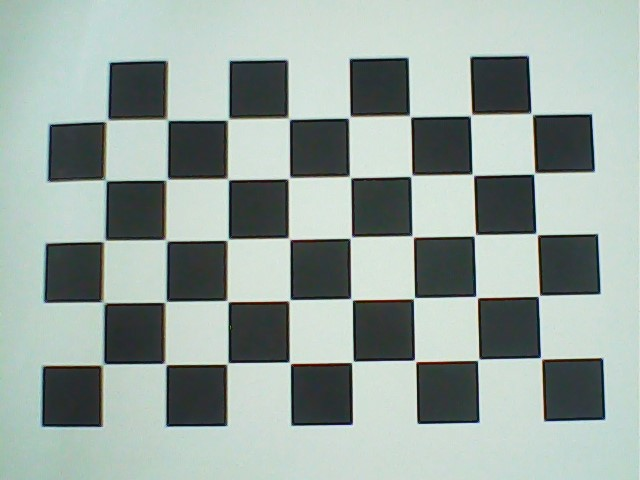
#> input picture chessboard_images/WIN_20240607_12_01_14_Pro.jpg, 640 x 480 px; its folder holds only this picture in this run
$ python camera_calibration.py
#> lines starting #> are read from the running program, lines starting #| are printed output that depends on the picture; after the words box and inside, x2 and y2 are one past the last pixel; in counts of white or black regions, pixels touching at a corner belong together
import os
import numpy as np
import cv2
import pickle

################ FIND CHESSBOARD CORNERS - OBJECT POINTS AND IMAGE POINTS #############################

chessboardSize = (8,5)

# termination criteria
criteria = (cv2.TERM_CRITERIA_EPS + cv2.TERM_CRITERIA_MAX_ITER, 30, 0.001)


# prepare object points, like (0,0,0), (1,0,0), (2,0,0) ....,(6,5,0)
objp = np.zeros((chessboardSize[0] * chessboardSize[1], 3), np.float32)
objp[:,:2] = np.mgrid[0:chessboardSize[0],0:chessboardSize[1]].T.reshape(-1,2)

size_of_chessboard_squares_mm = 13
objp = objp * size_of_chessboard_squares_mm


# Arrays to store object points and image points from all the images.
objpoints = [] # 3d point in real world space
imgpoints = [] # 2d points in image plane.

parent_dir='chessboard_images/'
images = os.listdir(parent_dir)


for image in images:
    # img= cv.imread("new_chessboard_images/WIN_20240607_11_39_48_Pro.jpg")
    # img= cv.imread("C:\camera_computer_vision\corrected_chessboard_images\IMG20240601210906_2.jpg")
    img = cv2.imread(os.path.join(parent_dir,image))
#> img is the input picture: shape (480, 640, 3); mean B, G, R 159.4, 165.1, 151.8
    gray = cv2.cvtColor(img, cv2.COLOR_BGR2GRAY)
    frameSize = gray.shape
#> frameSize = (480, 640)
    # n1=cv.imwrite("chessboard_images/check12.jpg",gray)
    # # Find the chess board corners
    ret, corners = cv2.findChessboardCorners(gray, chessboardSize,None,)
#> ret = True; corners = 40 rows, first 8: [540.1, 357.3], [479.4, 358.5], [414.2, 359.3], [353.5, 360.7], [290.8, 363.9], [228.5, 362.4], [166.8, 364.8], [104, 366]
    print(f"{image}: {ret}: Framesize: {frameSize}")
#| WIN_20240607_12_01_14_Pro.jpg: True: Framesize: (480, 640)
    # If found, add object points, image points (after refining them)
    if ret is True:
        objpoints.append(objp)
        corners2 = cv2.cornerSubPix(gray, corners, (11,11), (-1,-1), criteria)
#> corners2 = 40 rows, first 8: [541.2, 358.4], [478.3, 359.7], [415.2, 360.8], [352.4, 361.8], [289.8, 362.7], [227.4, 363.5], [165.3, 364], [102.9, 364.4]
        imgpoints.append(corners)

        # Draw and display the corners
        cv2.drawChessboardCorners(img, chessboardSize, corners2, ret)
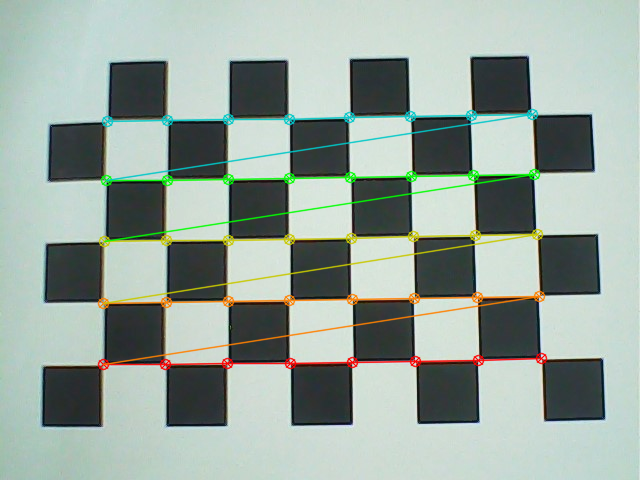
#> img: shape (480, 640, 3); 4.86% of pixels changed, all inside (x1, y1, x2, y2) = (97, 108, 548, 371)
        if os.path.exists("drawn_chessboard/") is False:
            os.makedirs("drawn_chessboard/")
        # cv2.imshow(f'{image}', img)  #to showcase the drawn chessboard
        cv2.imwrite(os.path.join("drawn_chessboard", image), img)
        cv2.waitKey(1000)

############## CALIBRATION #######################################################

ret, cameraMatrix, dist, rvecs, tvecs = cv2.calibrateCamera(objpoints, imgpoints, frameSize, None, None)
#> ret = 0.2; cameraMatrix = [[3413.1, 0, 260.6], [0, 3992.8, 353.9], [0, 0, 1]]; dist = [[0.891, -69.04, -0.0415, 0.00753, -1152.9]]; rvecs = ([0.026, 0.837, 3.02],); tvecs = ([58.09, 0.976, 709.2],)

#saving the output
if os.path.exists("Camera_Calibration_output/") is False:
    os.makedirs("Camera_Calibration_output/")
# Save the camera calibration result for later use (we won't worry about rvecs / tvecs)
pickle.dump((cameraMatrix, dist), open(os.path.join("Camera_Calibration_output","calibration.pkl"), "wb"))
pickle.dump(cameraMatrix, open(os.path.join("Camera_Calibration_output","cameraMatrix.pkl"), "wb"))
pickle.dump(dist, open(os.path.join("Camera_Calibration_output","dist.pkl"), "wb"))

$ run again, on chessboard_images/WIN_20240607_12_01_49_Pro.jpg
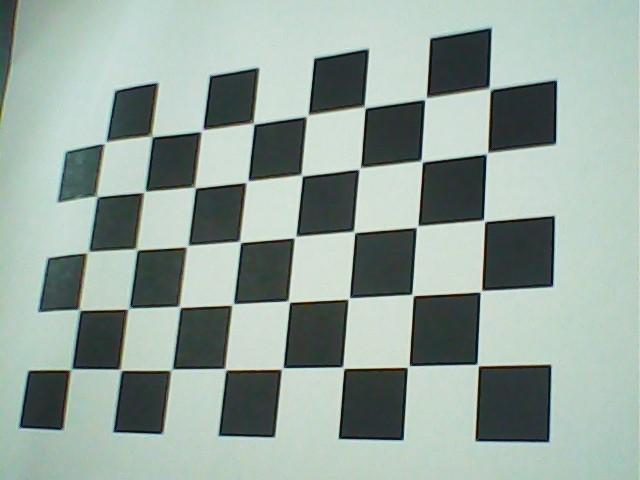
#> input picture chessboard_images/WIN_20240607_12_01_49_Pro.jpg, 640 x 480 px
#> img is the input picture: shape (480, 640, 3); mean B, G, R 156.3, 164.1, 148.5
#> `ret, corners = cv2.findChessboardCorners(gray, chessboardSize,None,)`: ret = True; corners = 40 rows, first 8: [477.2, 364.5], [408.5, 366.5], [343.1, 367.6], [282.4, 368.3], [225.4, 368.6], [172.4, 370.1], [122.9, 370], [71, 369.5]
#| WIN_20240607_12_01_49_Pro.jpg: True: Framesize: (480, 640)
#> corners2 = 40 rows, first 8: [477.6, 365.1], [408.3, 366.5], [343.4, 367.6], [282.4, 368.5], [225.4, 369.3], [171.5, 369.6], [120.7, 369.8], [70.92, 369.3]
#> `cv2.drawChessboardCorners(img, chessboardSize, corners2, ret)`:
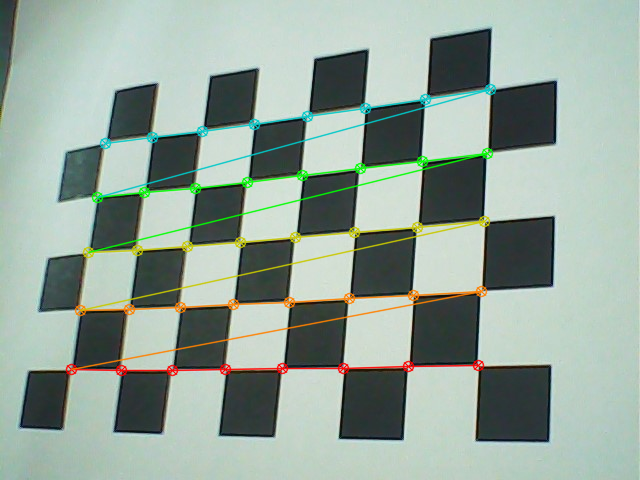
#> img: shape (480, 640, 3); 4.56% of pixels changed, all inside (x1, y1, x2, y2) = (65, 83, 497, 377)
#> `ret, cameraMatrix, dist, rvecs, tvecs = cv2.calibrateCamera(objpoints,..`: ret = 0.495; cameraMatrix = [[525.3, 0, 249.6], [0, 635.5, 587.8], [0, 0, 1]]; dist = [[0.151, -0.161, 0.0146, -0.0198, 0.075]]; rvecs = ([-0.442, -0.29, -2.98],); tvecs = ([44.44, -35.97, 101.6],)

$ run again, on chessboard_images/WIN_20240607_12_01_57_Pro.jpg
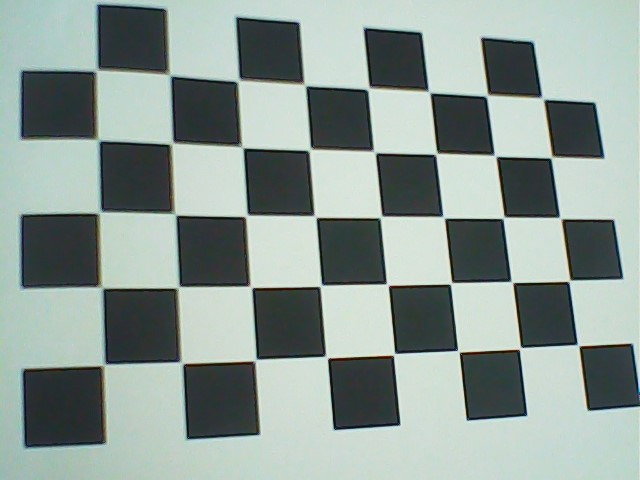
#> input picture chessboard_images/WIN_20240607_12_01_57_Pro.jpg, 640 x 480 px
#> img is the input picture: shape (480, 640, 3); mean B, G, R 149.2, 154.5, 141.1
#> `ret, corners = cv2.findChessboardCorners(gray, chessboardSize,None,)`: ret = True; corners = 40 rows, first 8: [579.3, 346.7], [519.1, 349.8], [457.2, 350.2], [393.2, 355.7], [327.9, 358.7], [255, 360], [181, 363], [104.5, 365]
#| WIN_20240607_12_01_57_Pro.jpg: True: Framesize: (480, 640)
#> corners2 = 40 rows, first 8: [578.1, 345.2], [519.9, 348.4], [458.4, 351.4], [394.1, 354.3], [326.6, 357.2], [255.6, 360.1], [181.9, 362.8], [104, 364.8]
#> `cv2.drawChessboardCorners(img, chessboardSize, corners2, ret)`:
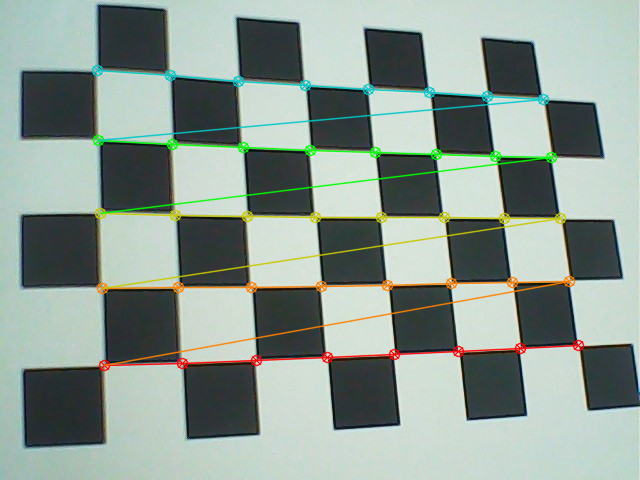
#> img: shape (480, 640, 3); 5.08% of pixels changed, all inside (x1, y1, x2, y2) = (91, 64, 585, 372)
#> `ret, cameraMatrix, dist, rvecs, tvecs = cv2.calibrateCamera(objpoints,..`: ret = 0.364; cameraMatrix = [[446.9, 0, 228.3], [0, 453.1, 374], [0, 0, 1]]; dist = [[0.0239, -0.0572, -0.015, 0.0117, 0.0305]]; rvecs = ([-0.273, 0.22, 3.07],); tvecs = ([68.75, -4.86, 90.2],)

$ run again, on chessboard_images/WIN_20240607_12_02_09_Pro.jpg
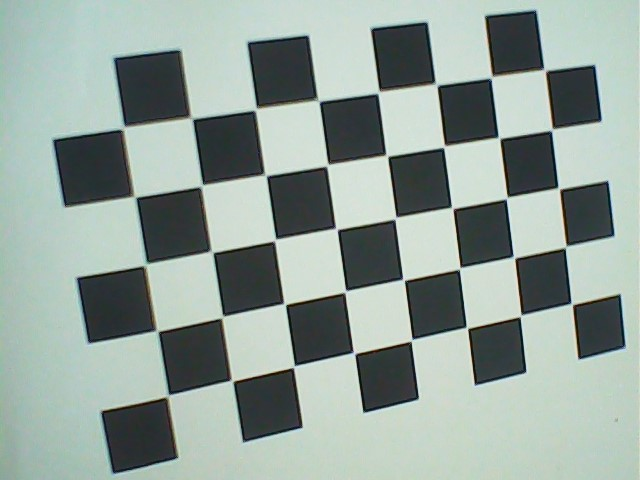
#> input picture chessboard_images/WIN_20240607_12_02_09_Pro.jpg, 640 x 480 px
#> img is the input picture: shape (480, 640, 3); mean B, G, R 153.8, 160.5, 146.5
#> `ret, corners = cv2.findChessboardCorners(gray, chessboardSize,None,)`: ret = True; corners = 40 rows, first 8: [570.7, 302.9], [520.8, 315.5], [467.7, 328.7], [411, 341.6], [354, 353], [293.2, 367.8], [233.3, 381.7], [167.7, 396]
#| WIN_20240607_12_02_09_Pro.jpg: True: Framesize: (480, 640)
#> corners2 = 40 rows, first 8: [571.7, 304.1], [520.5, 315.8], [466.9, 327.8], [411.6, 340.3], [354, 353.1], [293.9, 366.5], [232.2, 380.7], [168, 395.6]
#> `cv2.drawChessboardCorners(img, chessboardSize, corners2, ret)`:
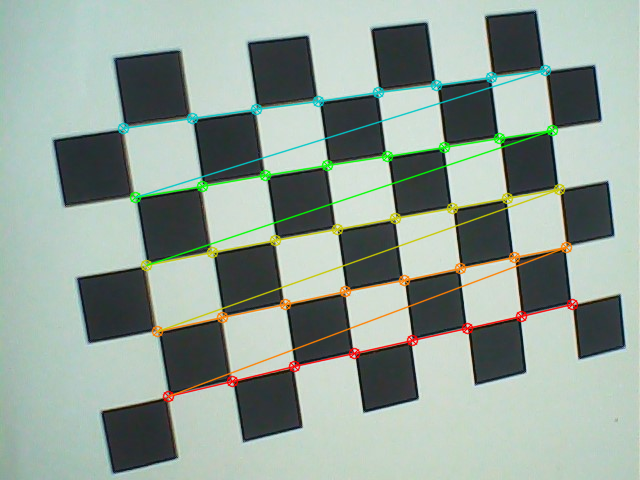
#> img: shape (480, 640, 3); 4.64% of pixels changed, all inside (x1, y1, x2, y2) = (117, 64, 579, 403)
#> `ret, cameraMatrix, dist, rvecs, tvecs = cv2.calibrateCamera(objpoints,..`: ret = 0.284; cameraMatrix = [[1660.5, 0, 205.4], [0, 1455.9, 389.3], [0, 0, 1]]; dist = [[0.253, -4.94, 0.00758, 0.0149, 22.63]]; rvecs = ([-0.749, -0.243, 2.85],); tvecs = ([71.37, -19.04, 327.1],)

$ run again, on chessboard_images/WIN_20240607_12_01_21_Pro.jpg
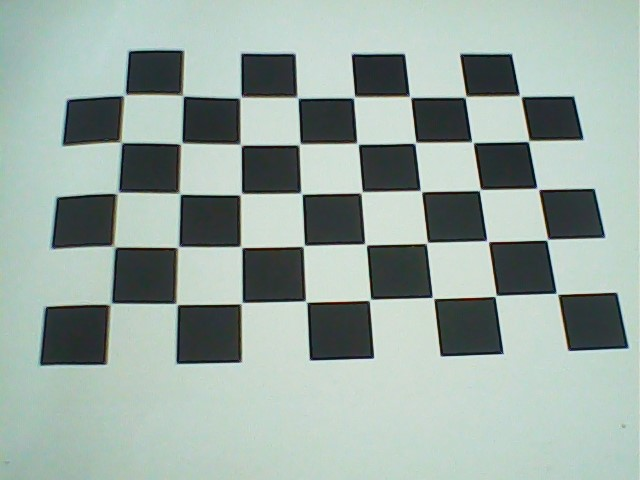
#> input picture chessboard_images/WIN_20240607_12_01_21_Pro.jpg, 640 x 480 px
#> img is the input picture: shape (480, 640, 3); mean B, G, R 162.1, 168.9, 153.4
#> `ret, corners = cv2.findChessboardCorners(gray, chessboardSize,None,)`: ret = True; corners = 40 rows, first 8: [555.9, 293], [494.8, 296.8], [431.9, 297.3], [368.6, 300.8], [305, 300.5], [240.2, 304], [177.8, 304.8], [112.4, 302.7]
#| WIN_20240607_12_01_21_Pro.jpg: True: Framesize: (480, 640)
#> corners2 = 40 rows, first 8: [557, 293.7], [495.6, 295.9], [433, 298], [370, 299.8], [306.2, 301.6], [241.6, 303.2], [176.7, 304.2], [110.7, 303.7]
#> `cv2.drawChessboardCorners(img, chessboardSize, corners2, ret)`:
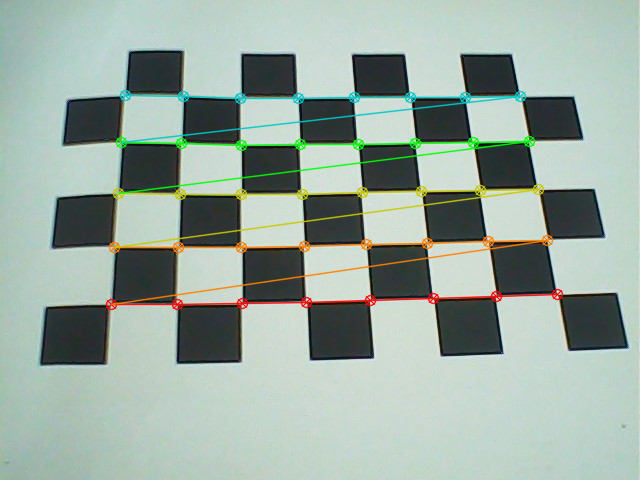
#> img: shape (480, 640, 3); 4.72% of pixels changed, all inside (x1, y1, x2, y2) = (105, 89, 564, 311)
#> `ret, cameraMatrix, dist, rvecs, tvecs = cv2.calibrateCamera(objpoints,..`: ret = 0.309; cameraMatrix = [[941, 0, 437.8], [0, 1035.1, 364.6], [0, 0, 1]]; dist = [[-0.376, 3.12, -0.0478, 0.013, -8.58]]; rvecs = ([-0.192, 0.873, 2.93],); tvecs = ([24.78, -13.25, 196],)
